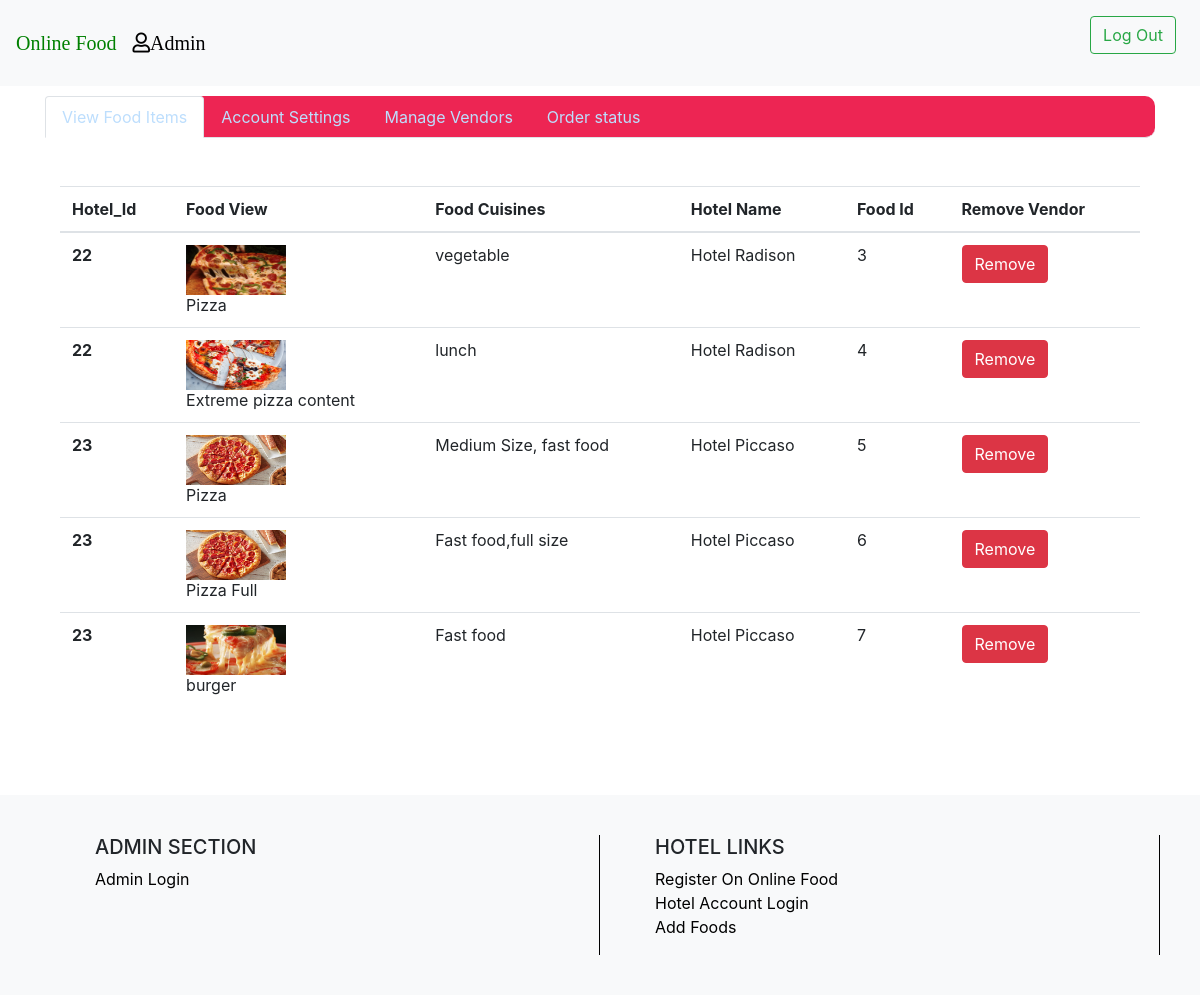
Page /dashboard.php (signed in) on the committed database.
### tables this page shows
CREATE TABLE `tbfood` (
  `food_id` int(11) NOT NULL,
  `fldvendor_id` int(11) NOT NULL,
  `foodname` varchar(100) NOT NULL,
  `cost` bigint(15) NOT NULL,
  `cuisines` varchar(50) NOT NULL,
  `paymentmode` varchar(50) NOT NULL,
  `fldimage` varchar(1000) NOT NULL
);

CREATE TABLE `tblvendor` (
  `fldvendor_id` int(10) NOT NULL,
  `fld_name` varchar(30) NOT NULL,
  `fld_email` varchar(50) NOT NULL,
  `fld_password` varchar(50) NOT NULL,
  `fld_mob` bigint(10) NOT NULL,
  `fld_phone` bigint(10) NOT NULL,
  `fld_address` varchar(50) NOT NULL,
  `fld_logo` varchar(250) NOT NULL
);

### dashboard.php (the view, shortened to what this page needs)
<?php
include("connection.php");
extract($_REQUEST);
if(!isset($_SESSION['admin']))
{
	header("location:admin.php");
}
else
{
	$admin_username=$_SESSION['admin'];
}
?>
<html>
  <head>
	 <link rel="stylesheet" href="https://stackpath.bootstrapcdn.com/bootstrap/4.3.1/css/bootstrap.min.css">
      <link rel="stylesheet" href="https://use.fontawesome.com/releases/v5.8.1/css/all.css">
  </head>
	<body>
<nav class="navbar navbar-expand-lg navbar-light bg-light fixed-top">
    <a class="navbar-brand" href="index.php"><span style="color:green;font-family: 'Permanent Marker', cursive;">Online Food</span></a>
    <?php
	if(!empty($admin_username))
	{
	?>
	<a class="navbar-brand" style="color:black; text-decoratio:none;"><i class="far fa-user">Admin</i></a>
	<?php
	}
	?>
    <div class="collapse navbar-collapse" id="navbarResponsive">
      <ul class="navbar-nav ml-auto">
		<?php
		if(isset($_SESSION['admin']))
		{
			?>
			<li class="nav-item">
            <a class="nav-link" href="">
		      <form method="post">
			    <button type="submit" name="logout" class="btn btn-outline-success">Log Out</button>
			  </form>
		    </a>
            </li>
			<?php
		}
		?>
      </ul>
    </div>
</nav>
<br><br><br><br>
<div class="container">
	   <ul class="nav nav-tabs nabbar_inverse" id="myTab" style="background:#ED2553;border-radius:10px 10px 10px 10px;" role="tablist">
          <li class="nav-item">
             <a class="nav-link active" style="color:#BDDEFD;" id="viewitem-tab" data-toggle="tab" href="#viewitem" role="tab" aria-controls="viewitem" aria-selected="true">View Food Items</a>
          </li>
          <li class="nav-item">
              <a class="nav-link"  style="color:#BDDEFD;" id="manageaccount-tab" data-toggle="tab" href="#manageaccount" role="tab" aria-controls="manageaccount" aria-selected="false">Account Settings</a>
          </li>
		  <li class="nav-item">
              <a class="nav-link" style="color:#BDDEFD;"  id="ManageVendors-tab" data-toggle="tab" href="#ManageVendors" role="tab" aria-controls="ManageVendors" aria-selected="false">Manage Vendors</a>
          </li>
		  <li class="nav-item">
              <a class="nav-link" style="color:#BDDEFD;" id="orderstatus-tab" data-toggle="tab" href="#orderstatus" role="tab" aria-controls="orderstatus" aria-selected="false">Order status</a>
          </li>
       </ul>
	   <br><br>
	   <div class="tab-content" id="myTabContent">
            <div class="tab-pane fade show active" id="viewitem" role="tabpanel" aria-labelledby="viewitem-tab">
                 <div class="container">
	               <table class="table">
                 <thead>
                    <tr>
                        <th scope="col">Hotel_Id</th>
                            <th scope="col">Food View</th>
                            <th scope="col">Food Cuisines</th>
                            <th scope="col">Hotel Name</th>
                            <th scope="col">Food Id</th>
                            <th scope="col">Remove Vendor</th>
                     </tr>
                 </thead>
				 <tbody>
	<?php
	$query=mysqli_query($con,"select tblvendor.fldvendor_id,tblvendor.fld_name,tblvendor.fld_email,tbfood.food_id,tbfood.foodname,tbfood.cuisines,tbfood.fldimage from  tblvendor right join tbfood on tblvendor.fldvendor_id=tbfood.fldvendor_id");
	    while($row=mysqli_fetch_array($query))
		{
	?>
                    <tr>
                        <th scope="row"><?php echo $row['fldvendor_id'];?></th>
						<td><img src="image/restaurant/<?php echo $row['fld_email']."/foodimages/" .$row['fldimage'];?>" height="50px" width="100px">
						<br><?php echo $row['foodname'];?>
						</td>
						<td><?php echo $row['cuisines'];?></td>
                        <td><?php echo $row['fld_name'];?></td>
                        <td><?php echo $row['food_id'];?></td>
						<form method="post">
                        <td><a href=""><button type="submit" value="<?php echo $row['food_id']; ?>" name="delete"  class="btn btn-danger">Remove </button></td>
                        </form>
                   </tr>
		<?php
		}
		?>
                </tbody>
           </table>
	 </div>
      	    </div>
	  </div>
	</div>
	<br><br><br>
 <?php
			include("footer.php");
			?>
</body>
</html>

### dashboard.php (style rules this page uses)
ul li a { color:black; }
ul li { list-style:none; }

### rows in the picture
tbfood: fldvendor.fldvendor_id "22", fldvendor+fldimage (picture), foodname "Pizza", cuisines "vegetable", fldvendor.fld_name "Hotel Radison", food_id "3"
tbfood: fldvendor.fldvendor_id "22", fldvendor+fldimage (placeholder picture), foodname "Extreme pizza content", cuisines "lunch", fldvendor.fld_name "Hotel Radison", food_id "4"
tbfood: fldvendor.fldvendor_id "23", fldvendor+fldimage (picture), foodname "Pizza", cuisines "Medium Size, fast food", fldvendor.fld_name "Hotel Piccaso", food_id "5"
tbfood: fldvendor.fldvendor_id "23", fldvendor+fldimage (picture), foodname "Pizza Full", cuisines "Fast food,full size", fldvendor.fld_name "Hotel Piccaso", food_id "6"
tbfood: fldvendor.fldvendor_id "23", fldvendor+fldimage (picture), foodname "burger", cuisines "Fast food", fldvendor.fld_name "Hotel Piccaso", food_id "7"
